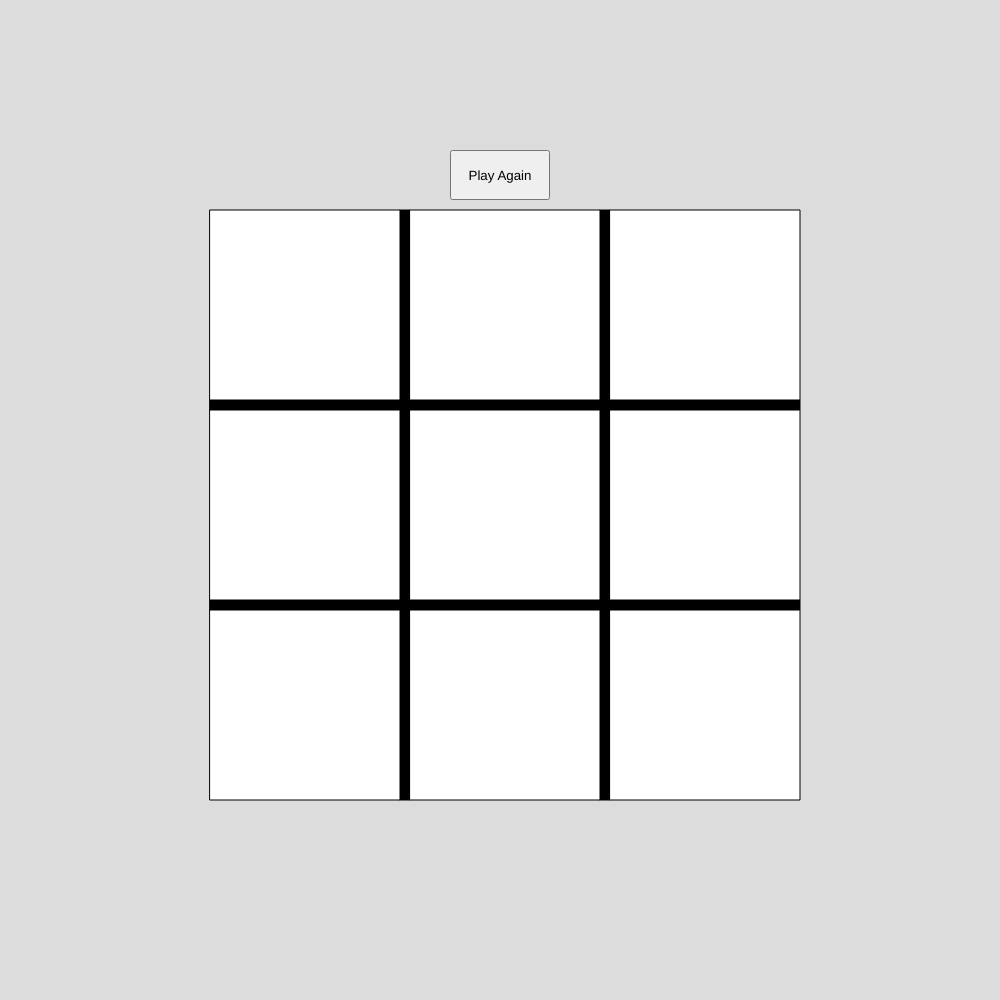
Frame 1 (no input)
Frame 60 (no input): identical to frame 1, image omitted
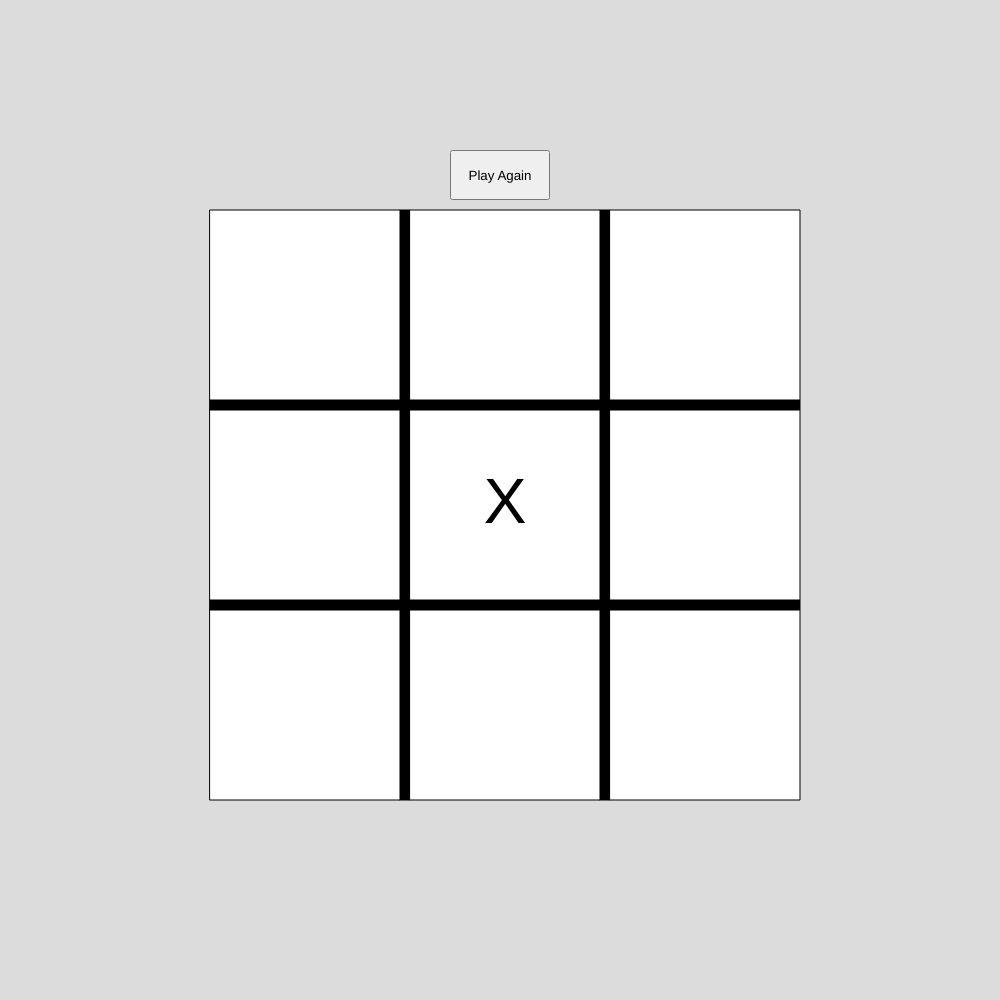
Frame 120 (the mouse pressed at the canvas centre since frame 60)

The p5.js sketch that drew these frames (run headless with seeded random() and noise() and a simulated clock; from frame 60 on, the mouse is pressed at the canvas centre):

// p5.js sketch
// ── sketch.js
let playAgainButton;
let gridCells = [];
let currentPlayer = 'X'; // Initialize currentPlayer at the global level
const winningCombinations = [
  [0, 1, 2], [3, 4, 5], [6, 7, 8],
  [0, 3, 6], [1, 4, 7], [2, 5, 8],
  [0, 4, 8], [2, 4, 6],
];

function setup() {
  createCanvas(1000, 1000);
  initializeGrid();
  
  playAgainButton = createButton('Play Again');
  playAgainButton.position(width / 2 - 50, 150); 
  playAgainButton.size(100, 50);
  playAgainButton.mousePressed(resetGame);
}

function draw() {
  background(220);

  fill('black');
  rect(400, 210, 10, 590);
  rect(600, 210, 10, 590);
  rect(210, 400, 590, 10);
  rect(210, 600, 590, 10);

  // Draw each cell in the grid and the symbols inside
  for (let cell of gridCells) {
    fill('white');
    rect(cell.x, cell.y, cell.width, cell.height);
    if (cell.symbol) {
      textSize(64);
      fill('black');
      textAlign(CENTER, CENTER);
      text(cell.symbol, cell.x + cell.width / 2, cell.y + cell.height / 2);
    }
  }
}

function mousePressed() {
  // Check for clicks within cells and set the current player's symbol
  for (let cell of gridCells) {
    if (mouseX > cell.x && mouseX < cell.x + cell.width &&
        mouseY > cell.y && mouseY < cell.y + cell.height &&
        !cell.symbol) {
      cell.symbol = currentPlayer;

      const winner = checkWinner();
      const isDraw = gridCells.every(cell => cell.symbol !== null);

      currentPlayer = (currentPlayer === 'X') ? 'O' : 'X';

      // Delay the winner/draw alert so the symbol is drawn first
      setTimeout(() => {
        if (winner) {
          alert(`${winner} wins!`);
          noLoop(); // Stop the game
        } else if (isDraw) {
          alert("It's a draw!");
          noLoop();
        }
      }, 100);

      break;
    }
  }
}

function initializeGrid() {
  gridCells = [];
  let positions = [
    [210, 210], [410, 210], [610, 210],
    [210, 410], [410, 410], [610, 410],
    [210, 610], [410, 610], [610, 610]
  ];

  for (let pos of positions) {
    gridCells.push({
      x: pos[0],
      y: pos[1],
      width: 190,
      height: 190,
      symbol: null
    });
  }
}

function checkWinner() {
  // Check all winning combinations
  for (let combination of winningCombinations) {
    const [a, b, c] = combination;
    if (gridCells[a].symbol && gridCells[a].symbol === gridCells[b].symbol && gridCells[a].symbol === gridCells[c].symbol) {
      return gridCells[a].symbol;
    }
  }
  return null;
}

function resetGame() {
  initializeGrid(); // Reset grid
  currentPlayer = 'X'; // Reset player
  loop(); // Restart game
}
